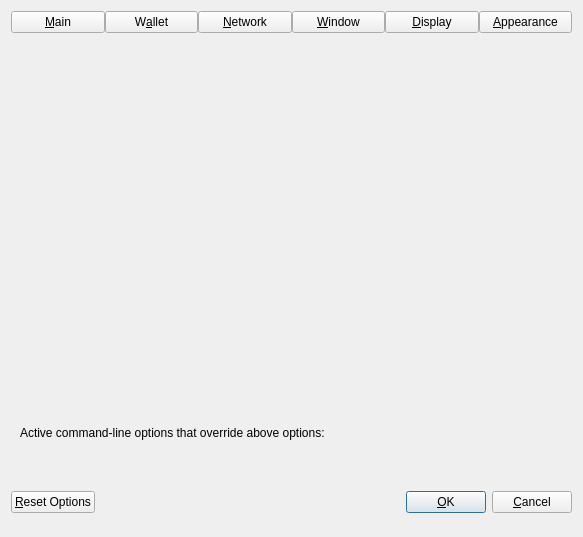
<?xml version="1.0" encoding="UTF-8"?>
<ui version="4.0">
 <class>OptionsDialog</class>
 <widget class="QDialog" name="OptionsDialog">
  <property name="geometry">
   <rect>
    <x>0</x>
    <y>0</y>
    <width>583</width>
    <height>537</height>
   </rect>
  </property>
  <property name="sizePolicy">
   <sizepolicy hsizetype="Fixed" vsizetype="Fixed">
    <horstretch>0</horstretch>
    <verstretch>0</verstretch>
   </sizepolicy>
  </property>
  <property name="windowTitle">
   <string>Options</string>
  </property>
  <property name="modal">
   <bool>true</bool>
  </property>
  <layout class="QVBoxLayout" name="verticalLayout">
   <item>
    <layout class="QHBoxLayout" name="horizontalLayout_Buttons_2">
     <property name="spacing">
      <number>0</number>
     </property>
     <property name="topMargin">
      <number>0</number>
     </property>
     <item>
      <widget class="QPushButton" name="btnMain">
       <property name="text">
        <string>&amp;Main</string>
       </property>
       <property name="checkable">
        <bool>true</bool>
       </property>
      </widget>
     </item>
     <item>
      <widget class="QPushButton" name="btnWallet">
       <property name="text">
        <string>W&amp;allet</string>
       </property>
       <property name="checkable">
        <bool>true</bool>
       </property>
      </widget>
     </item>
     <item>
      <widget class="QPushButton" name="btnNetwork">
       <property name="text">
        <string>&amp;Network</string>
       </property>
       <property name="checkable">
        <bool>true</bool>
       </property>
      </widget>
     </item>
     <item>
      <widget class="QPushButton" name="btnWindow">
       <property name="text">
        <string>&amp;Window</string>
       </property>
       <property name="checkable">
        <bool>true</bool>
       </property>
      </widget>
     </item>
     <item>
      <widget class="QPushButton" name="btnDisplay">
       <property name="text">
        <string>&amp;Display</string>
       </property>
       <property name="checkable">
        <bool>true</bool>
       </property>
      </widget>
     </item>
     <item>
      <widget class="QPushButton" name="btnAppearance">
       <property name="text">
        <string>&amp;Appearance</string>
       </property>
       <property name="checkable">
        <bool>true</bool>
       </property>
      </widget>
     </item>
    </layout>
   </item>
   <item>
    <widget class="QStackedWidget" name="stackedWidgetOptions">
     <property name="minimumSize">
      <size>
       <width>0</width>
       <height>0</height>
      </size>
     </property>
     <property name="currentIndex">
      <number>5</number>
     </property>
     <widget class="QWidget" name="pageMain">
      <layout class="QVBoxLayout" name="verticalLayout_Main">
       <item>
        <widget class="QCheckBox" name="bitcoinAtStartup">
         <property name="toolTip">
          <string>Automatically start %1 after logging in to the system.</string>
         </property>
         <property name="text">
          <string>&amp;Start %1 on system login</string>
         </property>
        </widget>
       </item>
       <item>
        <layout class="QHBoxLayout" name="horizontalLayout_2_Main">
         <item>
          <widget class="QLabel" name="databaseCacheLabel">
           <property name="text">
            <string>Size of &amp;database cache</string>
           </property>
           <property name="textFormat">
            <enum>Qt::PlainText</enum>
           </property>
           <property name="buddy">
            <cstring>databaseCache</cstring>
           </property>
          </widget>
         </item>
         <item>
          <widget class="QSpinBox" name="databaseCache"/>
         </item>
         <item>
          <widget class="QLabel" name="databaseCacheUnitLabel">
           <property name="text">
            <string>MB</string>
           </property>
           <property name="textFormat">
            <enum>Qt::PlainText</enum>
           </property>
          </widget>
         </item>
         <item>
          <spacer name="horizontalSpacer_2_Main">
           <property name="orientation">
            <enum>Qt::Horizontal</enum>
           </property>
           <property name="sizeHint" stdset="0">
            <size>
             <width>40</width>
             <height>20</height>
            </size>
           </property>
          </spacer>
         </item>
        </layout>
       </item>
       <item>
        <layout class="QHBoxLayout" name="horizontalLayout_3_Main">
         <item>
          <widget class="QLabel" name="threadsScriptVerifLabel">
           <property name="text">
            <string>Number of script &amp;verification threads</string>
           </property>
           <property name="textFormat">
            <enum>Qt::PlainText</enum>
           </property>
           <property name="buddy">
            <cstring>threadsScriptVerif</cstring>
           </property>
          </widget>
         </item>
         <item>
          <widget class="QSpinBox" name="threadsScriptVerif">
           <property name="toolTip">
            <string>(0 = auto, &lt;0 = leave that many cores free)</string>
           </property>
          </widget>
         </item>
         <item>
          <spacer name="horizontalSpacer_3_Main">
           <property name="orientation">
            <enum>Qt::Horizontal</enum>
           </property>
           <property name="sizeHint" stdset="0">
            <size>
             <width>40</width>
             <height>20</height>
            </size>
           </property>
          </spacer>
         </item>
        </layout>
       </item>
       <item>
        <spacer name="verticalSpacer_Main">
         <property name="orientation">
          <enum>Qt::Vertical</enum>
         </property>
         <property name="sizeHint" stdset="0">
          <size>
           <width>20</width>
           <height>40</height>
          </size>
         </property>
        </spacer>
       </item>
      </layout>
     </widget>
     <widget class="QWidget" name="pageWallet">
      <layout class="QVBoxLayout" name="verticalLayout_Wallet">
       <item>
        <widget class="QGroupBox" name="groupBox">
         <property name="title">
          <string>Expert</string>
         </property>
         <layout class="QVBoxLayout" name="verticalLayout_2">
          <item>
           <widget class="QCheckBox" name="coinControlFeatures">
            <property name="toolTip">
             <string>Whether to show coin control features or not.</string>
            </property>
            <property name="text">
             <string>Enable coin &amp;control features</string>
            </property>
           </widget>
          </item>
          <item>
           <widget class="QCheckBox" name="showMasternodesTab">
            <property name="toolTip">
             <string>Show additional tab listing all your masternodes in first sub-tab&lt;br/&gt;and all masternodes on the network in second sub-tab.</string>
            </property>
            <property name="text">
             <string>Show Masternodes Tab</string>
            </property>
           </widget>
          </item>
          <item>
           <widget class="QCheckBox" name="showAdvancedPSUI">
            <property name="toolTip">
             <string>Show additional information and buttons for PrivateSend on overview screen.</string>
            </property>
            <property name="text">
             <string>Enable advanced PrivateSend interface</string>
            </property>
           </widget>
          </item>
          <item>
           <widget class="QCheckBox" name="showPrivateSendPopups">
            <property name="toolTip">
             <string>Show system popups for PrivateSend mixing transactions&lt;br/&gt;just like for all other transaction types.</string>
            </property>
            <property name="text">
             <string>Show popups for PrivateSend transactions</string>
            </property>
           </widget>
          </item>
          <item>
           <widget class="QCheckBox" name="lowKeysWarning">
            <property name="toolTip">
             <string>Show warning dialog when PrivateSend detects that wallet has very low number of keys left.</string>
            </property>
            <property name="text">
             <string>Warn if PrivateSend is running out of keys</string>
            </property>
           </widget>
          </item>
          <item>
           <widget class="QCheckBox" name="privateSendMultiSession">
            <property name="toolTip">
             <string>Whether to use experimental PrivateSend mode with multiple mixing sessions per block.&lt;br/&gt;Note: You must use this feature carefully.&lt;br/&gt;Make sure you always have recent wallet (auto)backup in a safe place!</string>
            </property>
            <property name="text">
             <string>Enable PrivateSend &amp;multi-session</string>
            </property>
           </widget>
          </item>
          <item>
           <widget class="QCheckBox" name="spendZeroConfChange">
            <property name="toolTip">
             <string>If you disable the spending of unconfirmed change, the change from a transaction&lt;br/&gt;cannot be used until that transaction has at least one confirmation.&lt;br/&gt;This also affects how your balance is computed.</string>
            </property>
            <property name="text">
             <string>&amp;Spend unconfirmed change</string>
            </property>
           </widget>
          </item>
         </layout>
        </widget>
       </item>
       <item>
        <layout class="QHBoxLayout" name="horizontalLayout_4_Wallet">
         <item>
          <widget class="QLabel" name="label">
           <property name="toolTip">
            <string>This setting determines the amount of individual masternodes that an input will be mixed through.&lt;br/&gt;More rounds of mixing gives a higher degree of privacy, but also costs more in fees.</string>
           </property>
           <property name="text">
            <string>PrivateSend rounds to use</string>
           </property>
          </widget>
         </item>
         <item>
          <widget class="QSpinBox" name="privateSendRounds">
           <property name="minimum">
            <number>2</number>
           </property>
           <property name="maximum">
            <number>16</number>
           </property>
           <property name="value">
            <number>4</number>
           </property>
          </widget>
         </item>
        </layout>
       </item>
       <item>
        <layout class="QHBoxLayout" name="horizontalLayout">
         <item>
          <widget class="QLabel" name="label_2">
           <property name="toolTip">
            <string>This amount acts as a threshold to turn off PrivateSend once it's reached.</string>
           </property>
           <property name="statusTip">
            <string notr="true"/>
           </property>
           <property name="whatsThis">
            <string notr="true"/>
           </property>
           <property name="accessibleName">
            <string notr="true"/>
           </property>
           <property name="accessibleDescription">
            <string notr="true"/>
           </property>
           <property name="text">
            <string>Target PrivateSend balance</string>
           </property>
          </widget>
         </item>
         <item>
          <widget class="QSpinBox" name="privateSendAmount">
           <property name="minimum">
            <number>2</number>
           </property>
           <property name="maximum">
            <number>2100000000</number>
           </property>
           <property name="singleStep">
            <number>10</number>
           </property>
           <property name="value">
            <number>20000</number>
           </property>
          </widget>
         </item>
        </layout>
       </item>
       <item>
        <spacer name="verticalSpacer_Wallet">
         <property name="orientation">
          <enum>Qt::Vertical</enum>
         </property>
         <property name="sizeHint" stdset="0">
          <size>
           <width>20</width>
           <height>40</height>
          </size>
         </property>
        </spacer>
       </item>
      </layout>
     </widget>
     <widget class="QWidget" name="pageNetwork">
      <layout class="QVBoxLayout" name="verticalLayout_Network">
       <item>
        <widget class="QCheckBox" name="mapPortUpnp">
         <property name="toolTip">
          <string>Automatically open the Dash Core client port on the router. This only works when your router supports UPnP and it is enabled.</string>
         </property>
         <property name="text">
          <string>Map port using &amp;UPnP</string>
         </property>
        </widget>
       </item>
       <item>
        <widget class="QCheckBox" name="allowIncoming">
         <property name="toolTip">
          <string>Accept connections from outside.</string>
         </property>
         <property name="text">
          <string>Allow incomin&amp;g connections</string>
         </property>
        </widget>
       </item>
       <item>
        <widget class="QCheckBox" name="connectSocks">
         <property name="toolTip">
          <string>Connect to the Pigeon network through a SOCKS5 proxy.</string>
         </property>
         <property name="text">
          <string>&amp;Connect through SOCKS5 proxy (default proxy):</string>
         </property>
        </widget>
       </item>
       <item>
        <layout class="QHBoxLayout" name="horizontalLayout_1_Network">
         <item>
          <widget class="QLabel" name="proxyIpLabel">
           <property name="text">
            <string>Proxy &amp;IP:</string>
           </property>
           <property name="textFormat">
            <enum>Qt::PlainText</enum>
           </property>
           <property name="buddy">
            <cstring>proxyIp</cstring>
           </property>
          </widget>
         </item>
         <item>
          <widget class="QValidatedLineEdit" name="proxyIp">
           <property name="minimumSize">
            <size>
             <width>140</width>
             <height>0</height>
            </size>
           </property>
           <property name="maximumSize">
            <size>
             <width>140</width>
             <height>16777215</height>
            </size>
           </property>
           <property name="toolTip">
            <string>IP address of the proxy (e.g. IPv4: 127.0.0.1 / IPv6: ::1)</string>
           </property>
          </widget>
         </item>
         <item>
          <widget class="QLabel" name="proxyPortLabel">
           <property name="text">
            <string>&amp;Port:</string>
           </property>
           <property name="textFormat">
            <enum>Qt::PlainText</enum>
           </property>
           <property name="buddy">
            <cstring>proxyPort</cstring>
           </property>
          </widget>
         </item>
         <item>
          <widget class="QLineEdit" name="proxyPort">
           <property name="minimumSize">
            <size>
             <width>55</width>
             <height>0</height>
            </size>
           </property>
           <property name="maximumSize">
            <size>
             <width>55</width>
             <height>16777215</height>
            </size>
           </property>
           <property name="toolTip">
            <string>Port of the proxy (e.g. 9050)</string>
           </property>
          </widget>
         </item>
         <item>
          <spacer name="horizontalSpacer_1_Network">
           <property name="orientation">
            <enum>Qt::Horizontal</enum>
           </property>
           <property name="sizeHint" stdset="0">
            <size>
             <width>40</width>
             <height>20</height>
            </size>
           </property>
          </spacer>
         </item>
        </layout>
       </item>
       <item>
        <layout class="QHBoxLayout" name="horizontalLayout_2_Network">
         <item>
          <widget class="QLabel" name="proxyActiveNets">
           <property name="text">
            <string>Used for reaching peers via:</string>
           </property>
           <property name="textFormat">
            <enum>Qt::PlainText</enum>
           </property>
          </widget>
         </item>
         <item>
          <widget class="QCheckBox" name="proxyReachIPv4">
           <property name="enabled">
            <bool>false</bool>
           </property>
           <property name="toolTip">
            <string>Shows if the supplied default SOCKS5 proxy is used to reach peers via this network type.</string>
           </property>
           <property name="text">
            <string/>
           </property>
          </widget>
         </item>
         <item>
          <widget class="QLabel" name="proxyReachIPv4Label">
           <property name="text">
            <string>IPv4</string>
           </property>
           <property name="textFormat">
            <enum>Qt::PlainText</enum>
           </property>
          </widget>
         </item>
         <item>
          <widget class="QCheckBox" name="proxyReachIPv6">
           <property name="enabled">
            <bool>false</bool>
           </property>
           <property name="toolTip">
            <string>Shows if the supplied default SOCKS5 proxy is used to reach peers via this network type.</string>
           </property>
           <property name="text">
            <string/>
           </property>
          </widget>
         </item>
         <item>
          <widget class="QLabel" name="proxyReachIPv6Label">
           <property name="text">
            <string>IPv6</string>
           </property>
           <property name="textFormat">
            <enum>Qt::PlainText</enum>
           </property>
          </widget>
         </item>
         <item>
          <widget class="QCheckBox" name="proxyReachTor">
           <property name="enabled">
            <bool>false</bool>
           </property>
           <property name="toolTip">
            <string>Shows if the supplied default SOCKS5 proxy is used to reach peers via this network type.</string>
           </property>
           <property name="text">
            <string/>
           </property>
          </widget>
         </item>
         <item>
          <widget class="QLabel" name="proxyReachTorLabel">
           <property name="text">
            <string>Tor</string>
           </property>
           <property name="textFormat">
            <enum>Qt::PlainText</enum>
           </property>
          </widget>
         </item>
         <item>
          <spacer name="horizontalSpacer_2_Network">
           <property name="orientation">
            <enum>Qt::Horizontal</enum>
           </property>
           <property name="sizeHint" stdset="0">
            <size>
             <width>40</width>
             <height>20</height>
            </size>
           </property>
          </spacer>
         </item>
        </layout>
       </item>
       <item>
        <widget class="QCheckBox" name="connectSocksTor">
         <property name="toolTip">
          <string>Connect to the Pigeon network through a separate SOCKS5 proxy for Tor hidden services.</string>
         </property>
         <property name="text">
          <string>Use separate SOCKS&amp;5 proxy to reach peers via Tor hidden services:</string>
         </property>
        </widget>
       </item>
       <item>
        <layout class="QHBoxLayout" name="horizontalLayout_3_Network">
         <item>
          <widget class="QLabel" name="proxyIpTorLabel">
           <property name="text">
            <string>Proxy &amp;IP:</string>
           </property>
           <property name="textFormat">
            <enum>Qt::PlainText</enum>
           </property>
           <property name="buddy">
            <cstring>proxyIpTor</cstring>
           </property>
          </widget>
         </item>
         <item>
          <widget class="QValidatedLineEdit" name="proxyIpTor">
           <property name="minimumSize">
            <size>
             <width>140</width>
             <height>0</height>
            </size>
           </property>
           <property name="maximumSize">
            <size>
             <width>140</width>
             <height>16777215</height>
            </size>
           </property>
           <property name="toolTip">
            <string>IP address of the proxy (e.g. IPv4: 127.0.0.1 / IPv6: ::1)</string>
           </property>
          </widget>
         </item>
         <item>
          <widget class="QLabel" name="proxyPortTorLabel">
           <property name="text">
            <string>&amp;Port:</string>
           </property>
           <property name="textFormat">
            <enum>Qt::PlainText</enum>
           </property>
           <property name="buddy">
            <cstring>proxyPortTor</cstring>
           </property>
          </widget>
         </item>
         <item>
          <widget class="QLineEdit" name="proxyPortTor">
           <property name="minimumSize">
            <size>
             <width>55</width>
             <height>0</height>
            </size>
           </property>
           <property name="maximumSize">
            <size>
             <width>55</width>
             <height>16777215</height>
            </size>
           </property>
           <property name="toolTip">
            <string>Port of the proxy (e.g. 9050)</string>
           </property>
          </widget>
         </item>
         <item>
          <spacer name="horizontalSpacer_4_Network">
           <property name="orientation">
            <enum>Qt::Horizontal</enum>
           </property>
           <property name="sizeHint" stdset="0">
            <size>
             <width>40</width>
             <height>20</height>
            </size>
           </property>
          </spacer>
         </item>
        </layout>
       </item>
       <item>
        <spacer name="verticalSpacer_Network">
         <property name="orientation">
          <enum>Qt::Vertical</enum>
         </property>
         <property name="sizeHint" stdset="0">
          <size>
           <width>20</width>
           <height>40</height>
          </size>
         </property>
        </spacer>
       </item>
      </layout>
     </widget>
     <widget class="QWidget" name="pageWindow">
      <layout class="QVBoxLayout" name="verticalLayout_Window">
       <item>
        <widget class="QCheckBox" name="hideTrayIcon">
         <property name="toolTip">
          <string>Hide the icon from the system tray.</string>
         </property>
         <property name="text">
          <string>&amp;Hide tray icon</string>
         </property>
        </widget>
       </item>
       <item>
        <widget class="QCheckBox" name="minimizeToTray">
         <property name="toolTip">
          <string>Show only a tray icon after minimizing the window.</string>
         </property>
         <property name="text">
          <string>&amp;Minimize to the tray instead of the taskbar</string>
         </property>
        </widget>
       </item>
       <item>
        <widget class="QCheckBox" name="minimizeOnClose">
         <property name="toolTip">
          <string>Minimize instead of exit the application when the window is closed. When this option is enabled, the application will be closed only after selecting Exit in the menu.</string>
         </property>
         <property name="text">
          <string>M&amp;inimize on close</string>
         </property>
        </widget>
       </item>
       <item>
        <spacer name="verticalSpacer_Window">
         <property name="orientation">
          <enum>Qt::Vertical</enum>
         </property>
         <property name="sizeHint" stdset="0">
          <size>
           <width>20</width>
           <height>40</height>
          </size>
         </property>
        </spacer>
       </item>
      </layout>
     </widget>
     <widget class="QWidget" name="pageDisplay">
      <layout class="QVBoxLayout" name="verticalLayout_Display">
       <item>
        <layout class="QHBoxLayout" name="horizontalLayout_1_Display">
         <item>
          <widget class="QLabel" name="langLabel">
           <property name="text">
            <string>User Interface &amp;language:</string>
           </property>
           <property name="textFormat">
            <enum>Qt::PlainText</enum>
           </property>
           <property name="buddy">
            <cstring>lang</cstring>
           </property>
          </widget>
         </item>
         <item>
          <widget class="QValueComboBox" name="lang">
           <property name="toolTip">
            <string>The user interface language can be set here. This setting will take effect after restarting %1.</string>
           </property>
          </widget>
         </item>
        </layout>
       </item>
       <item>
        <widget class="QLabel" name="label_3">
         <property name="toolTip">
          <string notr="true"/>
         </property>
         <property name="statusTip">
          <string notr="true"/>
         </property>
         <property name="whatsThis">
          <string notr="true"/>
         </property>
         <property name="accessibleName">
          <string notr="true"/>
         </property>
         <property name="text">
          <string>Language missing or translation incomplete? Help contributing translations here:
https://www.transifex.com/projects/p/pigeon/</string>
         </property>
         <property name="wordWrap">
          <bool>true</bool>
         </property>
         <property name="openExternalLinks">
          <bool>true</bool>
         </property>
         <property name="textInteractionFlags">
          <set>Qt::TextBrowserInteraction</set>
         </property>
        </widget>
       </item>
       <item>
        <widget class="Line" name="line">
         <property name="orientation">
          <enum>Qt::Horizontal</enum>
         </property>
        </widget>
       </item>
       <item>
        <layout class="QHBoxLayout" name="horizontalLayout_2_Display">
         <item>
          <widget class="QLabel" name="unitLabel">
           <property name="text">
            <string>&amp;Unit to show amounts in:</string>
           </property>
           <property name="textFormat">
            <enum>Qt::PlainText</enum>
           </property>
           <property name="buddy">
            <cstring>unit</cstring>
           </property>
          </widget>
         </item>
         <item>
          <widget class="QValueComboBox" name="unit">
           <property name="toolTip">
            <string>Choose the default subdivision unit to show in the interface and when sending coins.</string>
           </property>
          </widget>
         </item>
        </layout>
       </item>
       <item>
        <layout class="QHBoxLayout" name="horizontalLayout_5_Display">
         <item>
          <widget class="QLabel" name="digitsLabel">
           <property name="text">
            <string>Decimal digits</string>
           </property>
          </widget>
         </item>
         <item>
          <widget class="QValueComboBox" name="digits"/>
         </item>
        </layout>
       </item>
       <item>
        <layout class="QHBoxLayout" name="horizontalLayout_3_Display">
         <item>
          <widget class="QLabel" name="thirdPartyTxUrlsLabel">
           <property name="toolTip">
            <string>Third party URLs (e.g. a block explorer) that appear in the transactions tab as context menu items.&lt;br/&gt;%s in the URL is replaced by transaction hash. Multiple URLs are separated by vertical bar |.</string>
           </property>
           <property name="text">
            <string>&amp;Third party transaction URLs</string>
           </property>
           <property name="buddy">
            <cstring>thirdPartyTxUrls</cstring>
           </property>
          </widget>
         </item>
         <item>
          <widget class="QLineEdit" name="thirdPartyTxUrls">
           <property name="toolTip">
            <string>Third party URLs (e.g. a block explorer) that appear in the transactions tab as context menu items.&lt;br/&gt;%s in the URL is replaced by transaction hash. Multiple URLs are separated by vertical bar |.</string>
           </property>
          </widget>
         </item>
        </layout>
       </item>
       <item>
        <spacer name="verticalSpacer">
         <property name="orientation">
          <enum>Qt::Vertical</enum>
         </property>
         <property name="sizeHint" stdset="0">
          <size>
           <width>20</width>
           <height>40</height>
          </size>
         </property>
        </spacer>
       </item>
      </layout>
     </widget>
     <widget class="QWidget" name="pageAppearance">
      <layout class="QVBoxLayout" name="verticalLayout_3">
       <item>
        <widget class="QWidget" name="widgetAppearance" native="true"/>
       </item>
       <item>
        <spacer name="verticalSpacer_2">
         <property name="orientation">
          <enum>Qt::Vertical</enum>
         </property>
         <property name="sizeHint" stdset="0">
          <size>
           <width>20</width>
           <height>40</height>
          </size>
         </property>
        </spacer>
       </item>
      </layout>
     </widget>
    </widget>
   </item>
   <item>
    <widget class="QFrame" name="frame">
     <layout class="QVBoxLayout" name="verticalLayout_Bottom">
      <item>
       <layout class="QHBoxLayout" name="horizontalLayout_Bottom">
        <item>
         <widget class="QLabel" name="overriddenByCommandLineInfoLabel">
          <property name="text">
           <string>Active command-line options that override above options:</string>
          </property>
          <property name="textFormat">
           <enum>Qt::PlainText</enum>
          </property>
         </widget>
        </item>
        <item>
         <spacer name="horizontalSpacer_Bottom">
          <property name="orientation">
           <enum>Qt::Horizontal</enum>
          </property>
          <property name="sizeHint" stdset="0">
           <size>
            <width>40</width>
            <height>20</height>
           </size>
          </property>
         </spacer>
        </item>
       </layout>
      </item>
      <item>
       <widget class="QLabel" name="overriddenByCommandLineLabel">
        <property name="text">
         <string/>
        </property>
        <property name="textFormat">
         <enum>Qt::PlainText</enum>
        </property>
        <property name="wordWrap">
         <bool>true</bool>
        </property>
       </widget>
      </item>
     </layout>
    </widget>
   </item>
   <item>
    <layout class="QHBoxLayout" name="horizontalLayout_Buttons">
     <item>
      <widget class="QPushButton" name="resetButton">
       <property name="toolTip">
        <string>Reset all client options to default.</string>
       </property>
       <property name="text">
        <string>&amp;Reset Options</string>
       </property>
       <property name="autoDefault">
        <bool>false</bool>
       </property>
      </widget>
     </item>
     <item>
      <spacer name="horizontalSpacer_1">
       <property name="orientation">
        <enum>Qt::Horizontal</enum>
       </property>
       <property name="sizeHint" stdset="0">
        <size>
         <width>40</width>
         <height>48</height>
        </size>
       </property>
      </spacer>
     </item>
     <item>
      <widget class="QLabel" name="statusLabel">
       <property name="minimumSize">
        <size>
         <width>200</width>
         <height>0</height>
        </size>
       </property>
       <property name="text">
        <string/>
       </property>
       <property name="textFormat">
        <enum>Qt::PlainText</enum>
       </property>
       <property name="wordWrap">
        <bool>true</bool>
       </property>
      </widget>
     </item>
     <item>
      <spacer name="horizontalSpacer_2">
       <property name="orientation">
        <enum>Qt::Horizontal</enum>
       </property>
       <property name="sizeHint" stdset="0">
        <size>
         <width>40</width>
         <height>48</height>
        </size>
       </property>
      </spacer>
     </item>
     <item>
      <widget class="QPushButton" name="okButton">
       <property name="text">
        <string>&amp;OK</string>
       </property>
       <property name="autoDefault">
        <bool>false</bool>
       </property>
       <property name="default">
        <bool>true</bool>
       </property>
      </widget>
     </item>
     <item>
      <widget class="QPushButton" name="cancelButton">
       <property name="text">
        <string>&amp;Cancel</string>
       </property>
       <property name="autoDefault">
        <bool>false</bool>
       </property>
      </widget>
     </item>
    </layout>
   </item>
  </layout>
 </widget>
 <customwidgets>
  <customwidget>
   <class>QValidatedLineEdit</class>
   <extends>QLineEdit</extends>
   <header>qt/qvalidatedlineedit.h</header>
  </customwidget>
  <customwidget>
   <class>QValueComboBox</class>
   <extends>QComboBox</extends>
   <header>qt/qvaluecombobox.h</header>
  </customwidget>
 </customwidgets>
 <resources/>
 <connections/>
</ui>
